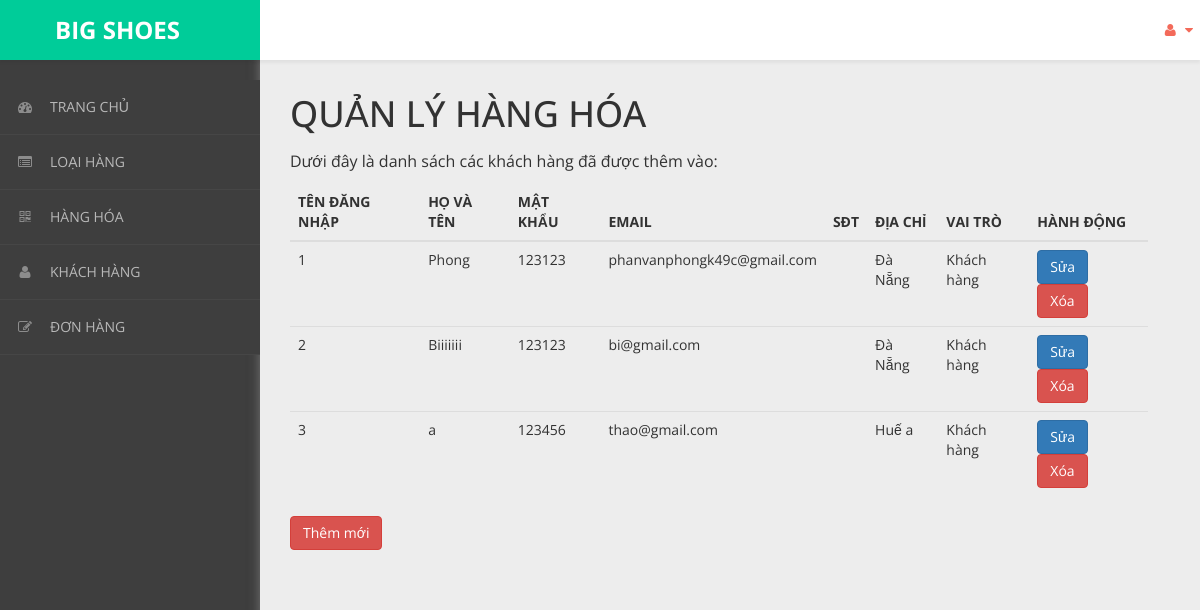
The app's page /admin/content/khach-hang/khach-hang-list.php with its own data.
### tables this page shows
CREATE TABLE `khach_hang` (
  `ma_kh` int(10) UNSIGNED NOT NULL,
  `ho_ten` varchar(50) NOT NULL,
  `mat_khau` varchar(50) NOT NULL,
  `email` varchar(50) NOT NULL,
  `dia_chi` varchar(50) NOT NULL,
  `trang_thai` bit(1) NOT NULL DEFAULT b'0'
);

### admin/dao/pdo.php (called while the page is built, shortened)
<?php
    function pdo_get_connection(){
        $pdo = new PDO("mysql:host=localhost;dbname=bigshoes",'root','');
        $pdo->setAttribute(PDO::ATTR_ERRMODE, PDO::ERRMODE_EXCEPTION);
        return $pdo;
    }
    function pdo_query($sql){
        $sql_args = array_slice(func_get_args(),1);
        try{
            $conn = pdo_get_connection();
            $stmt = $conn ->prepare($sql);
            $stmt -> execute($sql_args);
            $rows = $stmt -> fetchAll();
            return $rows;
        }catch(PDOException $e){
            throw $e;
        }finally{
            unset($conn);
        }
    }
    ?>

### admin/dao/khach-hang.php (called while the page is built, shortened)
<?php
    require_once ('pdo.php');
    function khach_hang_select_all(){
        $sql = "SELECT * FROM khach_hang";
        return pdo_query($sql);
    }

### admin/content/khach-hang/khach-hang-list.php (the view, shortened to what this page needs)
<!DOCTYPE html>
<html xmlns="http://www.w3.org/1999/xhtml">
<head>
    <link href="../../../css/admin/css/bootstrap.css" rel="stylesheet" />
    <link href="../../../css/admin/css/font-awesome.css" rel="stylesheet" />
    <link href="../../../css/admin/css/custom-styles.css" rel="stylesheet" />
</head>
<body>
    <div id="wrapper">
        <nav class="navbar navbar-default top-navbar" role="navigation">
            <div class="navbar-header">
                <a class="navbar-brand" href="../../../../bigshoes/trang-chinh/" style="background:#00CC99;">
                    <strong style="margin-left: 40px;">BIG SHOES</strong></a>
            </div>
            <ul class="nav navbar-top-links navbar-right">
                <li class="dropdown">
                    <a class="dropdown-toggle" data-toggle="dropdown" href="#" aria-expanded="false">
                        <i class="fa fa-user fa-fw"></i> <i class="fa fa-caret-down"></i>
                    </a>
                </li>
            </ul>
        </nav>
        <nav class="navbar-default navbar-side" role="navigation">
            <div class="sidebar-collapse">
                <ul class="nav" id="main-menu">
                    <li>
                        <a href="../thong-ke/thong-ke-list.php"><i class="fa fa-dashboard"></i>TRANG CHỦ</a>
                    </li>
                    <li>
                        <a href="../loai-hang/loai-hang-list.php"><i class="fa fa-list-alt" aria-hidden="true"></i>LOẠI HÀNG</a>
                    </li>
                    <li>
                        <a href="../hang-hoa/hang-hoa-list.php"><i class="fa fa-qrcode"></i>HÀNG HÓA</a>
                    </li>
                    <li>
                        <a href="../khach-hang/khach-hang-list.php"><i class="fa fa-user"></i>KHÁCH HÀNG</a>
                    </li>
                    <li>
                        <a href="../hoa-don/hoa-don-list.php"><i class="fa fa-edit"></i>ĐƠN HÀNG</a>
                    </li>
                </ul>
            </div>
        </nav>
        <div id="page-wrapper">
            <div class="header">
                <div class="page-header">
                    <h1>QUẢN LÝ HÀNG HÓA</h1>
                    <p>Dưới đây là danh sách các khách hàng đã được thêm vào: </p>
                    <?php
                    require_once('../../dao/khach-hang.php');
                    $items = khach_hang_select_all();
                    ?>
                    <table class="table table-hover">
                        <thead>
                            <tr>
                                <th>TÊN ĐĂNG NHẬP</th>
                                <th>HỌ VÀ TÊN</th>
                                <th>MẬT KHẨU</th>
                                <th>EMAIL</th>
                                <th>SĐT</th>
                                <th>ĐỊA CHỈ</th>
                                <th>VAI TRÒ</th>
                                <th>HÀNH ĐỘNG</th>
                            </tr>
                        </thead>
                        <tbody>
                            <?php foreach ($items as $item) {
                                extract($item);
                            ?>
                                <tr>
                                    <td><?= $ma_kh ?></td>
                                    <td><?= $ho_ten ?></td>
                                    <td><?= $mat_khau ?></td>
                                    <td><?= $email ?></td>
                                    <td><?= $sdt ?></td>
                                    <td><?= $dia_chi ?></td>
                                    <td><?php if ($vai_tro == 0) {
                                            echo "Khách hàng";
                                        } else {
                                            echo "Admin";
                                        } ?></td>
                                    <td>
                                        <a href="khach-hang-update.php?ma_kh=<?= $ma_kh ?>"><button class="btn btn-primary">Sửa</button></a>
                                        <a onclick="return confirm('Bạn có chắc chắn muốn xóa ?')" href="khach-hang-delete.php?ma_kh=<?= $ma_kh ?>"><button class="btn btn-danger">Xóa</button></a>
                                    </td>
                                </tr>
                            <?php } ?>
                        </tbody>
                    </table>
                    <a href="../khach-hang/khach-hang-new.php"><button class="btn btn-danger">Thêm mới</button></a>
                </div>
            </div>
        </div>
    </div>
</body>
</html>

### css/admin/css/custom-styles.css (style rules this page uses)
body { font-family: 'Open Sans', sans-serif; background: #3E3E3E; }
#wrapper { width: 100%; }
#page-wrapper { padding: 15px 15px; min-height: 600px; background: #EDEDED; }
h1, .h1, h2, .h2, h3, .h3 { margin-top: 7px; margin-bottom: -5px; }
p { font-size:16px; line-height:25px; padding-top:20px; }
.navbar-side { z-index: 0; }
.navbar-side .nav > li > a > i { color: #8C8C8C;padding: 8px;width: 30px;text-align: center; }
.top-navbar { position: fixed; width: 100%; z-index: 300; -webkit-box-shadow: 0 3px 3px rgba(0, 0, 0, 0.05); -moz-box-shadow: 0 3px 3px rgba(0, 0, 0, 0.05); box-shadow: 0 3px 3px rgba(0, 0, 0, 0.05); }
.navbar-side { z-index: 1; position: fixed; width: 260px; top: 80px; }
#page-wrapper { position: relative; top: 55px; box-shadow: 0 0 10px #757575; -moz-box-shadow: 0 0 10px #757575; -webkit-box-shadow: 0 0 10px #757575; }
.page-header { margin: 0;border-bottom: 1px solid transparent;text-align: left;background-color: rgb(237, 237, 237);padding: 32px 22px 32px 0;color: #323232; }
.header { margin: 0 30px; }
.top-navbar { margin:0px; }
.top-navbar .navbar-brand { color: #fff;width: 260px;text-align: left;height: 60px;font-size: 24px;font-weight: 700;line-height: 30px;background: #F36A5A; }
.top-navbar .nav > li { position: relative; display: inline-block; margin: 0px; padding: 0px; }
.top-navbar .nav > li > a { position: relative; display: block; padding: 20px;color: #FFFFFF; margin: 0px; }
.sidebar-collapse , .sidebar-collapse .nav { background:none; }
.sidebar-collapse .nav { padding:0; }
.sidebar-collapse .nav > li > a { color: #B8B8B8; background:transparent; text-shadow:none; font-size: 14px; }
.sidebar-collapse > .nav > li > a { padding: 12px 10px; }
.sidebar-collapse > .nav > li { border-bottom: 1px solid rgba(107, 108, 109, 0.19); }
.navbar-side { border:none; background: #3E3E3E; }
.top-navbar { background: #FFFFFF; border-bottom:none; }
.top-navbar .nav > li > a > i { margin-right: 2px; }
.navbar-default { border:0px solid black; }
.navbar-header { background: transparent; }
.nav > li > a > i { margin-right:10px; color: rgb(243, 106, 90); }
@media (min-width:768px) { #page-wrapper { margin: 0 0 0 260px; padding: 0; min-height: 1200px; } }
@media (min-width:768px) { .navbar-side { width: 260px; z-index: 1; } }
@media (min-width:768px) { .navbar { border-radius: 0px; } }

### records on screen
khach_hang: ma_kh "1", ho_ten "Phong", mat_khau "123123", email "phanvanphongk49c@gmail.com", dia_chi "Đà Nẵng"
khach_hang: ma_kh "2", ho_ten "Biiiiiii", mat_khau "123123", email "bi@gmail.com", dia_chi "Đà Nẵng"
khach_hang: ma_kh "3", ho_ten "a", mat_khau "123456", email "thao@gmail.com", dia_chi "Huế a"
